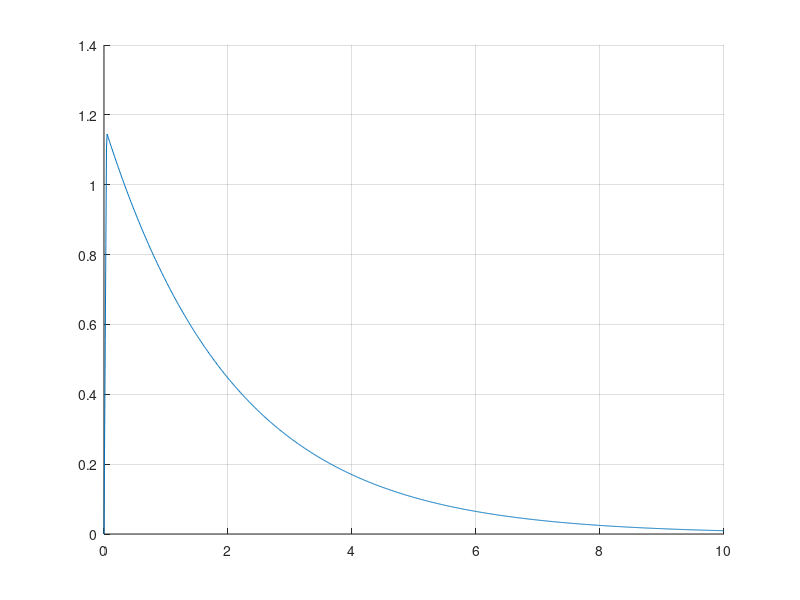

This figure's MATLAB source:
%%%% Inverted pendulum dynamics
% MATLAB code to compute the norm bound on the trajectory distance

g = 9.81;
A = [0, 1; 3*g/2, 0];
B = [0; 15*3];

K = 0.7*[1, 0.5];
A_tilde = A-B*K;
% eig(A_tilde)

Q = eye(2);
P = lyap(A_tilde', Q);
% exponential coefficient for the Lyapunov differential inequality
gamma = min( eig(Q))/( 2 * max(eig(P)))
    
% matrix 2-norm is the max singular values + 3% of safety margin for the sin(theta) linearization
L = 1.03*max( svd(A_tilde) )

times = 0:0.01:10;

L1 = ((1 - exp(-gamma*times)) * L/gamma);
L2 = exp(-gamma*times);
min_bound = min( [L1; L2] );
x0 = [0.1; 0.1];

norm_bound = 2*sqrt( x0'*P*x0) * min_bound / sqrt(min(eig(P)));


figure(1)
hold on
grid on
plot(times, norm_bound)
